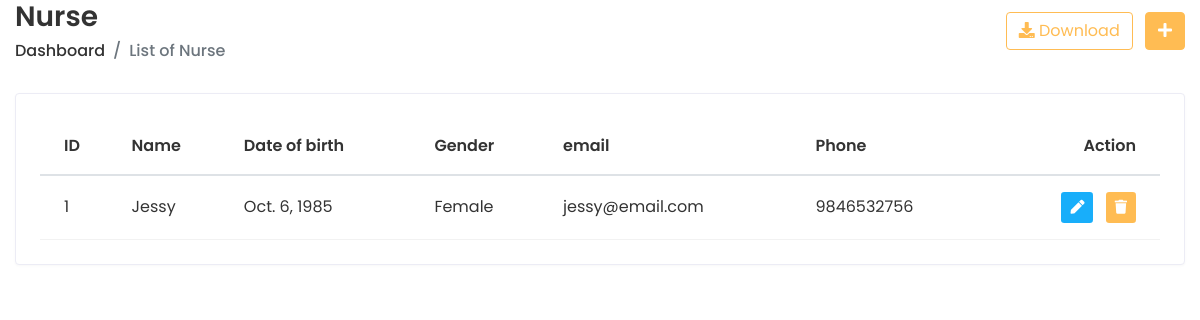
The app's page /app/nurselist/ (signed in) with its own data.
### doctor/models.py (models this page shows, shortened)
class NurseDetails(models.Model):
    nurse_name = models.CharField(max_length=50)
    gender = models.CharField(
         max_length=20,
         choices=(("Male", "Male"), ("Female", "Female"), ("Other", "Other")),
     )
    email = models.EmailField(default="", max_length=50, unique=True)
    date_of_birth = models.DateField()
    phone_number = models.CharField(default="", max_length=20)
    created = models.DateTimeField(auto_now_add=True)
    updated = models.DateTimeField(auto_now=True)

### doctor/views.py (the view)
# urls.py: path("nurselist/", views.nurse_list, name="nurse_list"),
@login_required
def nurse_list(request):
    nurses = NurseDetails.objects.all()
    return render(request, "nurse/nurse_list.html", {'nurses': nurses})

### templates/nurse/nurse_list.html (shortened to what this page needs)
{% extends 'home/base-login.html' %}
{% load static %}
{% block content %}
      <div class="content container-fluid">
         <div class="page-header">
        <div class="row align-items-center">
           <div class="col">
              <h3 class="page-title">Nurse</h3>
              <ul class="breadcrumb">
                 <li class="breadcrumb-item"><a href="{% url 'Nurseindex' %}">Dashboard</a></li>
                 <li class="breadcrumb-item active">List of Nurse</li>
              </ul>
           </div>
           <div class="col-auto text-right float-right ml-auto">
              <a href="#" class="btn btn-outline-primary mr-2"><i class="fas fa-download"></i> Download</a>
              <a href="add-student.html" class="btn btn-primary"><i class="fas fa-plus"></i></a>
           </div>
        </div>
     </div>
     <div class="row">
        <div class="col-sm-12">
           <div class="card card-table">
              <div class="card-body">
                 <div class="table-responsive">
                    <table class="table table-hover table-center mb-0 datatable">
                       <thead>
                          <tr>
                             <th>ID</th>
                             <th>Name</th>
                             <th>Date of birth</th>
                             <th>Gender</th>
                             <th>email</th>
                             <th>Phone</th>
                             <th class="text-right">Action</th>
                          </tr>
                       </thead>
                       {% for nurse in nurses %}
                       <tbody>
                          <tr>
                             <td>{{ nurse.id }}</td>
                             <td>
                                {{ nurse.nurse_name }}
                             </td>
                             <td>
                                {{ nurse.date_of_birth }}
                             </td>
                             <td>
                                {{ nurse.gender }}
                             </td>
                             <td>
                                {{ nurse.email }}
                             </td>
                             <td>
                                {{ nurse.phone_number }}
                             </td>
                             <td class="text-right">
                                <div class="actions">
                                   <a href="{% url 'nurse_edit' nurse.id %}" class="btn btn-sm bg-success-light mr-2">
                                   <i class="fas fa-pen"></i>
                                   </a>
                                   <a href="#" class="btn btn-sm bg-danger-light" onclick="confirmDelete('{{ nurse.username }}', '{{ nurse.id }}')">
                                   <i class="fas fa-trash"></i>
                                   </a>
                                </div>
                             </td>
                          </tr>
                       </tbody>
                       {% endfor %}
                    </table>
                 </div>
              </div>
            </div>
         </div>
  {% endblock %}

### static/prescol/css/style.css (style rules this page uses)
html { height: 100%; }
body { background-color: #fff; color: #333; font-family: 'Poppins', sans-serif; font-size: 1rem; height: 100%; line-height: 1.5; overflow-x: hidden; }
h1, h2, h3, h4, h5, h6 { font-family: 'Poppins', sans-serif; margin-top: 0; }
a { color: #009ce7; }
input, button, a { transition: all 0.4s ease; -moz-transition: all 0.4s ease; -o-transition: all 0.4s ease; -ms-transition: all 0.4s ease; -webkit-transition: all 0.4s ease; }
ul, ol { padding: 0px; list-style: none; }
.table { color: #333; max-width: 100%; margin-bottom: 0; width: 100%; }
.table thead tr th { font-weight: 600; }
.table tbody tr { border-bottom: 1px solid rgba(0, 0, 0, 0.05); }
.table.table-center td, .table.table-center th { vertical-align: middle; }
.card-table .card-body .table > thead > tr > th { border-top: 0; }
.card-table .card-body .table tr td:first-child, .card-table .card-body .table tr th:first-child { padding-left: 1.5rem; }
.card-table .card-body .table tr td:last-child, .card-table .card-body .table tr th:last-child { padding-right: 1.5rem; }
.card-table .table td, .card-table .table th { border-top: 1px solid #e2e5e8; padding: 1rem 0.75rem; white-space: nowrap; }
.btn-primary { background-color: #FFBC53; border: 1px solid #FFBC53; }
.btn-outline-primary { color: #FFBC53; border-color: #FFBC53; }
.card { border: 1px solid #ececf5; box-shadow: 0 1px 3px 0 rgba(0, 0, 0, 0.03); margin-bottom: 1.875rem; }
.card-body { padding: 1.5rem; }
.bg-danger-light { background-color:#FFBC53 !important; color:#fff !important; }
.bg-success-light { background-color: #18aefa; color: #fff; }
.page-header { margin-bottom: 1.875rem; }
.page-header .breadcrumb { background-color: transparent; color: #6c757d; font-size: 1rem; font-weight: 500; margin-bottom: 0; padding: 0; }
.page-header .breadcrumb a { color: #333; }
.page-title { font-size: 28px; font-weight: 600; color: #333; margin-bottom: 5px; }

### records on screen
NurseDetails: id "1", nurse_name "Jessy", date_of_birth "Oct. 6, 1985", gender "Female", email "jessy@email.com", phone_number "9846532756"
